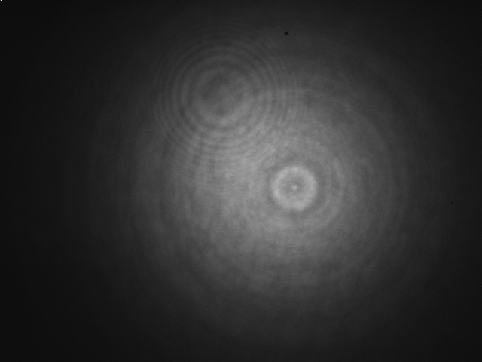
#> input picture Lehre/FP/Unterlagen_Tilman/Strahl/Strahl_Auskoppler.png, 482 x 362 px, shrunk from 640 x 480 before the run
$ jupyter execute --allow-errors focal_spot_size.ipynb
#> lines starting #> are read from the running program, lines starting #| are printed output that depends on the picture; long printed decimals are rounded
[cell 1]
import numpy as np
from PIL import Image
import matplotlib.pyplot as plt
import imageio
from scipy import optimize
from scipy import special
import matplotlib.gridspec as gridspec
import os
import csv


def gaussian_1D(height, center, waist, offset):
    waist = float(waist)  # waist is defined as 1/e^2 of the intensity
    return lambda x: height * np.exp(-2 * ((center - x) / waist)**2) #+ offset

def bessel_intensity(x):
    return (special.jv(1,x)/x)**2

def bessel_1D(height,center,width,offset):
    width = float(width)
    return lambda x: height*bessel_intensity(3.831705970207512*(x-center)/width) #+ offset #First root of J_1(x): 3.831705970207512


def gaussian_2D(height, center_x, center_y, waist_x, waist_y, offset):
    """Returns a gaussian function with the given parameters"""
    # waist is defined as 1/e^2 of the intensity
    waist_x = float(waist_x)
    waist_y = float(waist_y)
    return lambda x, y: height * np.exp(-2 * (((center_x - x) / waist_x)**2 + ((center_y - y) / waist_y)**2)) #+ offset


# [4 lines left out: function data_1D_av, not called in this run]


def moments_1D(data):
    """Returns (height, x, y, waist_x, waist_y)
    the gaussian parameters of a 1D distribution by calculating its
    moments """
    total = data.sum()
    I = np.indices(data.shape)
    i = (I * data).sum() / total
    waist = np.sqrt(np.abs((np.arange(data.size) - i)**2 * data).sum() / data.sum())
    height = data.max()
    offset = data.min()
    return height, i, waist, offset


def moments_2D(data):
    """Returns (height, x, y, waist_x, waist_y)
    the gaussian parameters of a 2D distribution by calculating its
    moments """
    total = data.sum()
#> total = 2161274062
    I, J = np.indices(data.shape)
    # Find mass centre of intensity distribution
    i = (I * data).sum() / total
#> i = 177.6
    j = (J * data).sum() / total
#> j = 260.4
    col = data[:, int(j)]
#> col = 362 values, max 40960 at index 160, min 7072 at index 357, mean 23223.3
    waist_i = np.sqrt(np.abs((np.arange(col.size) - i)**2 * col).sum() / col.sum())
#> waist_i = 81.58
    row = data[int(i), :]
#> row = 482 values, max 44736 at index 280, min 3904 at index 1, mean 19058
    waist_j = np.sqrt(np.abs((np.arange(row.size) - j)**2 * row).sum() / row.sum())
#> waist_j = 98.04
    height = data.max()
#> height = 58306
    offset = data.min()
#> offset = 2784
    return height, i, j, waist_i, waist_j, offset


def fitgaussian_1D(data):
    """Returns (height, i, j, waist_i, waist_j)
    the gaussian parameters of a 1D distribution found by a fit"""
    params = moments_1D(data)
 #   print(params)

    # gaussian_2D(*p) is a function taking two arguments, which are in the case used here two 2D matrices created by np.indices.
    # The error function is then a function depending on the parameters p which gets least if gaussian_2D best fits data.
    def errorfunction(p): return np.ravel(gaussian_1D(*p)(*np.indices(data.shape)) - data)

    p, pcov, infodict, errmsg, success = optimize.leastsq(errorfunction, params, full_output=1)
    # [7 lines of commented-out code are left out]

    return p, pcov, success

# [20 lines left out: function fitbessel_1D, not called in this run]


def fitgaussian_2D(data):
    """Returns (height, i, j, waist_i, waist_j)
    the gaussian parameters of a 2D distribution found by a fit"""
    params = moments_2D(data)
#> params = (58306, 177.6, 260.4, 81.58, 98.04, 2784)
 #   print(params)

    # gaussian_2D(*p) is a function taking two arguments, which are in the case used here two 2D matrices created by np.indices.
    # The error function is then a function depending on the parameters p which gets least if gaussian_2D best fits data.
    def errorfunction(p): return np.ravel(gaussian_2D(*p)(*np.indices(data.shape)) - data)

    p, pcov, infodict, errmsg, success = optimize.leastsq(errorfunction, params, full_output=1)
#> p = [35468.4, 175.3, 269.3, 196.7, 208.3, 2784]; infodict = 5 items; success = 1
    # [7 lines of commented-out code are left out]

    return p, pcov, success


# [46 lines left out: function fit_gaussian_2D_to_image, not called in this run]


def fit_gaussian_1D_to_image(filename, pixelsize_x=3.75, pixelsize_y=3.75):
    data = np.array(imageio.imread(filename)).astype('int64')
#    print(data.shape)
    if len(data.shape) == 3:
        if data.shape[2] == 3:
            data = data[:, :, 0]
    gs = gridspec.GridSpec(3, 2, height_ratios=[2, 2, 1])

    fig = plt.figure(figsize=(10, 15), tight_layout=True)

    ax1 = plt.subplot(gs[0:2, :])  # row 0, span all columns
    ax1.matshow(data, cmap='jet')

    params, pcov, success = fitgaussian_2D(data)
#> params = [35468.4, 175.3, 269.3, 196.7, 208.3, 2784]; success = 1
    fit = gaussian_2D(*params)

    ax1.contour(fit(*np.indices(data.shape)), cmap=plt.cm.copper)
    ax1.xaxis.set_tick_params(labeltop='off', labelbottom='on')
    ax1.set_xlabel('x-axis camera')
    ax1.set_ylabel('y-axis camera')
    #axtext = ax1.gca()
    (height, i, j, waist_i, waist_j, offset) = params
#> height = 35468.4; i = 175.3; j = 269.3; waist_i = 196.7; waist_j = 208.3; offset = 2784
    print('2D params are:')
    print(params)
#| [35468.351   175.328   269.327   196.653
#|    208.322  2784.        ]
#    print(np.sqrt(np.diag(pcov)))
#    print(success)
    ax1.text(0.95, 0.05, """
    waist_x : %.2fum
    waist_y : %.2fum""" % (waist_j * pixelsize_x, waist_i * pixelsize_y),
             fontsize=16, horizontalalignment='right', color='r',
             verticalalignment='bottom', transform=ax1.transAxes)
    ax1.text(0.5, 0.9, filename,
             fontsize=16, horizontalalignment='right', color='r',
             verticalalignment='bottom', transform=ax1.transAxes)
    data_i, data_j = data[:, int(np.round(j, 0))], data[int(np.round(i, 0)), :]
#> data_i = 362 values, max 39776 at index 153, min 7376 at index 354, mean 22898.7; data_j = 482 values, max 45664 at index 281, min 3856 at index 0, mean 19191.7
    filename += '.pdf'

    params_i, pcov_i, success_i = fitgaussian_1D(data_i)
#> in moments_1D, `total = data.sum()`: total = 8289312
#> in moments_1D, `i = (I * data).sum() / total`: i = 176.2
#> in moments_1D, `waist = np.sqrt(np.abs((np.arange(data.size) - i)**2 * data).sum() / d..`: waist = 82.53
#> in moments_1D, `height = data.max()`: height = 39776
#> in moments_1D, `offset = data.min()`: offset = 7376
#> in fitgaussian_1D, `params = moments_1D(data)`: params = (39776, 176.2, 82.53, 7376)
#> in fitgaussian_1D, `p, pcov, infodict, errmsg, success = optimize.leastsq(errorfunction, p..`: p = [36372.1, 173.6, 193.8, 7376]; infodict = 5 items; success = 1
#> params_i = [36372.1, 173.6, 193.8, 7376]; success_i = 1
    params_j, pcov_j, success_j = fitgaussian_1D(data_j)
#> params_j = [38219.1, 269.7, 191.8, 3856]; success_j = 1

    ax1.set_ylim(max(0,params_i[1] - 5 * params_i[2]), min(len(data_i),params_i[1] + 5 * params_i[2]))
    ax1.set_xlim(max(0,params_j[1] - 5 * params_j[2]), min(len(data_j),params_j[1] + 5 * params_j[2]))
    print('1D_gaussian_x params are:')
    print(params_j)
#| [38219.058   269.740   191.752  3856.        ]
    print('1D_gaussian_y params are:')
    print(params_i)
#| [36372.082   173.598   193.832  7376.        ]
    waist_i_1D, waist_j_1D = params_i[2], params_j[2]
#> waist_i_1D = 193.8; waist_j_1D = 191.8

    # Be aware that i is the row-index specifying the vertical (so the y-) axis of the image. Correspondingly j is the index for the x-axis.
    fit_i = gaussian_1D(*params_i)
    fit_j = gaussian_1D(*params_j)

    # [11 lines of commented-out code are left out]

    ax2 = plt.subplot(gs[2, 0])  # row 1, col 0
    ax2.plot(data_i, 'r', markersize=1)
    ax2.plot(fit_i(*np.indices(data_i.shape)),label= "Gaussian-waist = %.2fum" % (waist_i_1D* pixelsize_y))
    #ax2.plot(fit_bessel_i(*np.indices(data_i.shape)),label= "Bessel: zero = %.2fum, 1/e²-radius = %.2fum"
    #         % (zero_i_1D * pixelsize_y, 0.6743312273840637*zero_i_1D * pixelsize_y),color="C4")
    ax2.set_xlim(max(0,params_i[1] - 3 * params_i[2]),min(len(data_i), params_i[1] + 3 * params_i[2]))
    ax2.set_title("y-cross section (max. intensity)",fontsize=16)
    ax2.legend(loc='upper center', bbox_to_anchor=(0.5, -0.1),fancybox=True, shadow=True,fontsize=12)

    ax3 = plt.subplot(gs[2, 1])  # row 1, col 1
    ax3.plot(data_j, 'r', markersize=1)
    ax3.plot(fit_j(*np.indices(data_j.shape)),label= "Gaussian-waist = %.2fum" % (waist_j_1D* pixelsize_x))
    #ax3.plot(fit_bessel_j(*np.indices(data_j.shape)),label= "Bessel: zero = %.2fum, 1/e²-radius = %.2fum"
    #         % (zero_j_1D * pixelsize_x, 0.6743312273840637*zero_j_1D * pixelsize_x),color="C4")
    ax3.set_xlim(max(0,params_j[1] - 3 * params_j[2]), min(len(data_j),params_j[1] + 3 * params_j[2]))
    ax3.set_title("x-cross section (max. intensity)",fontsize=16)
    ax3.legend(loc='upper center', bbox_to_anchor=(0.5, -0.1),fancybox=True, shadow=True,fontsize=12)

    plt.savefig(filename, format='pdf')

[cell 2]
fit_gaussian_1D_to_image('Strahl_Auskoppler.png',pixelsize_x=7.4,pixelsize_y=7.4)
fit_gaussian_1D_to_image('Strahl_Tischende.png',pixelsize_x=7.4,pixelsize_y=7.4)
#> call 2 of fit_gaussian_1D_to_image, with filename = 'Strahl_Tischende.png', pixelsize_x = 7.4, pixelsize_y = 7.4
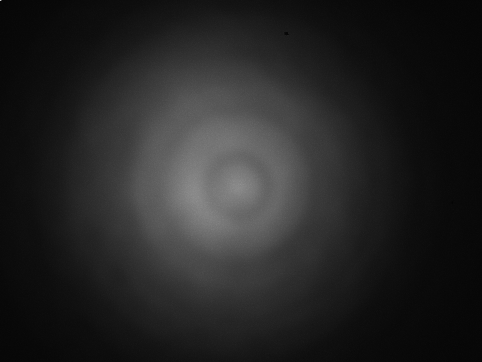
#> input picture Lehre/FP/Unterlagen_Tilman/Strahl/Strahl_Tischende.png, 482 x 362 px, shrunk from 640 x 480 before the run
#> in fit_gaussian_1D_to_image (call 2), `data = np.array(imageio.imread(filename)).astype('int64')`:
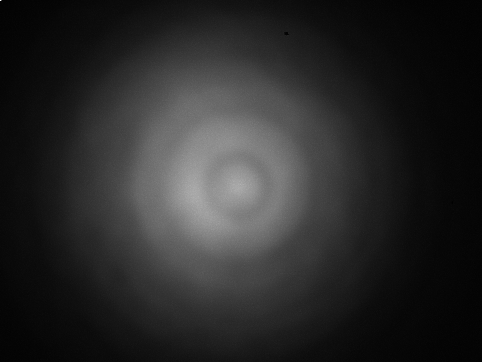
#> data: shape (362, 482) int64; min 1088, max 52698, mean 9487.9; drawn with min black and max white
#> in fit_gaussian_1D_to_image (call 2), `params, pcov, success = fitgaussian_2D(data)`: params = [30910.2, 178, 217.1, 188.3, 187.7, 1088]
#> in fit_gaussian_1D_to_image (call 2), `(height, i, j, waist_i, waist_j, offset) = params`: height = 30910.2; i = 178; j = 217.1; waist_i = 188.3; waist_j = 187.7; offset = 1088
#| [30910.178   177.968   217.076   188.264
#|    187.739   1088.        ]
#> in fit_gaussian_1D_to_image (call 2), `data_i, data_j = data[:, int(np.round(j, 0))], data[int(np.round(i, 0)..`: data_i = 362 values, max 32784 at index 217, min 5008 at index 1, mean 19343.9; data_j = 482 values, max 34496 at index 195, min 2032 at index 469, mean 15189.2
#> in fit_gaussian_1D_to_image (call 2), `params_i, pcov_i, success_i = fitgaussian_1D(data_i)`: params_i = [31446.9, 178.3, 187.6, 5008]
#> in fit_gaussian_1D_to_image (call 2), `params_j, pcov_j, success_j = fitgaussian_1D(data_j)`: params_j = [32127.5, 217.1, 180.6, 2032]
#| [32127.471   217.081   180.593  2032.        ]
#| [31446.858   178.319   187.604  5008.        ]
#> in fit_gaussian_1D_to_image (call 2), `waist_i_1D, waist_j_1D = params_i[2], params_j[2]`: waist_i_1D = 187.6; waist_j_1D = 180.6

[cell 3]
fit_gaussian_1D_to_image('Strahl_Tischende_OZ-Faser.png',pixelsize_x=7.4,pixelsize_y=7.4)
#> call 3 of fit_gaussian_1D_to_image, with filename = 'Strahl_Tischende_OZ-Faser.png', pixelsize_x = 7.4, pixelsize_y = 7.4
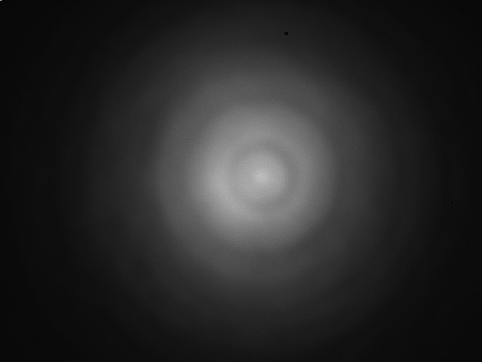
#> input picture Lehre/FP/Unterlagen_Tilman/Strahl/Strahl_Tischende_OZ-Faser.png, 482 x 362 px, shrunk from 640 x 480 before the run
#> in fit_gaussian_1D_to_image (call 3), `data = np.array(imageio.imread(filename)).astype('int64')`:
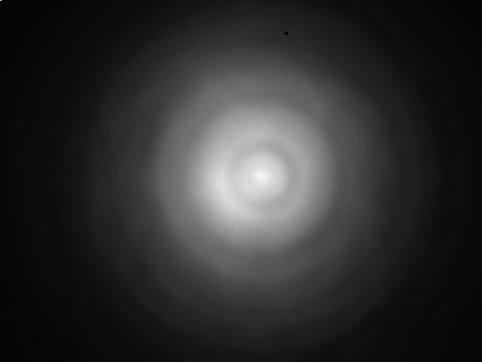
#> data: shape (362, 482) int64; min 1280, max 50064, mean 10242.2; drawn with min black and max white
#> in fit_gaussian_1D_to_image (call 3), `params, pcov, success = fitgaussian_2D(data)`: params = [37263.4, 173.4, 250.7, 173.6, 171.8, 1280]
#> in fit_gaussian_1D_to_image (call 3), `(height, i, j, waist_i, waist_j, offset) = params`: height = 37263.4; i = 173.4; j = 250.7; waist_i = 173.6; waist_j = 171.8; offset = 1280
#| [37263.351    173.374    250.736   173.613
#|    171.771  1280.        ]
#> in fit_gaussian_1D_to_image (call 3), `data_i, data_j = data[:, int(np.round(j, 0))], data[int(np.round(i, 0)..`: data_i = 362 values, max 44832 at index 179, min 4912 at index 357, mean 22432.2; data_j = 482 values, max 48144 at index 260, min 2624 at index 2, mean 17505.2
#> in fit_gaussian_1D_to_image (call 3), `params_i, pcov_i, success_i = fitgaussian_1D(data_i)`: params_i = [40838.3, 173.3, 160.9, 4912]
#> in fit_gaussian_1D_to_image (call 3), `params_j, pcov_j, success_j = fitgaussian_1D(data_j)`: params_j = [41862.1, 250.5, 153.9, 2624]
#| [41862.067   250.463   153.857  2624.        ]
#| [40838.305   173.297   160.865  4912.        ]
#> in fit_gaussian_1D_to_image (call 3), `waist_i_1D, waist_j_1D = params_i[2], params_j[2]`: waist_i_1D = 160.9; waist_j_1D = 153.9
fit_gaussian_1D_to_image('Strahl_Auskoppler_OZ-Faser.png',pixelsize_x=7.4,pixelsize_y=7.4)
#> call 4 of fit_gaussian_1D_to_image, with filename = 'Strahl_Auskoppler_OZ-Faser.png', pixelsize_x = 7.4, pixelsize_y = 7.4
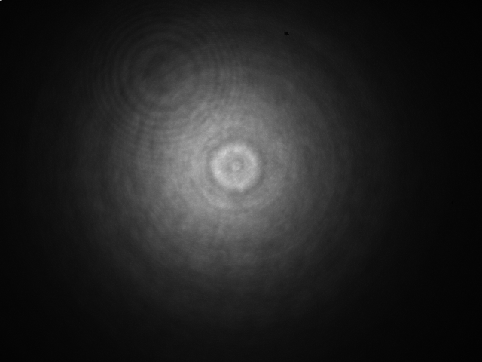
#> input picture Lehre/FP/Unterlagen_Tilman/Strahl/Strahl_Auskoppler_OZ-Faser.png, 482 x 362 px, shrunk from 640 x 480 before the run
#> in fit_gaussian_1D_to_image (call 4), `data = np.array(imageio.imread(filename)).astype('int64')`:
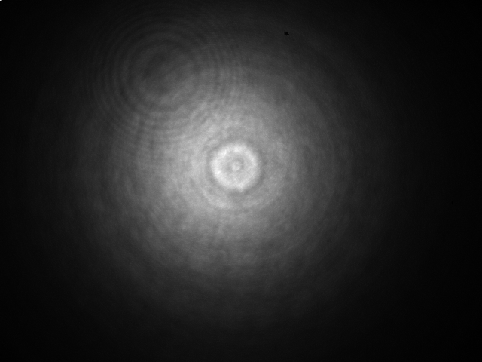
#> data: shape (362, 482) int64; min 592, max 54272, mean 9050.4; drawn with min black and max white
#> in fit_gaussian_1D_to_image (call 4), `params, pcov, success = fitgaussian_2D(data)`: params = [39072.6, 164.5, 220.5, 158.7, 155.8, 592]
#> in fit_gaussian_1D_to_image (call 4), `(height, i, j, waist_i, waist_j, offset) = params`: height = 39072.6; i = 164.5; j = 220.5; waist_i = 158.7; waist_j = 155.8; offset = 592
#| [39072.606   164.507    220.469   158.747
#|    155.798   592.        ]
#> in fit_gaussian_1D_to_image (call 4), `data_i, data_j = data[:, int(np.round(j, 0))], data[int(np.round(i, 0)..`: data_i = 362 values, max 51136 at index 171, min 3408 at index 358, mean 21748.7; data_j = 482 values, max 49984 at index 217, min 1328 at index 480, mean 16422
#> in fit_gaussian_1D_to_image (call 4), `params_i, pcov_i, success_i = fitgaussian_1D(data_i)`: params_i = [42884.4, 165.2, 146.8, 3408]
#> in fit_gaussian_1D_to_image (call 4), `params_j, pcov_j, success_j = fitgaussian_1D(data_j)`: params_j = [41956.2, 220.2, 145, 1328]
#| [41956.192    220.233    145.032  1328.        ]
#| [42884.388   165.222    146.802  3408.        ]
#> in fit_gaussian_1D_to_image (call 4), `waist_i_1D, waist_j_1D = params_i[2], params_j[2]`: waist_i_1D = 146.8; waist_j_1D = 145

[cell 4]
fit_gaussian_1D_to_image('Auskoppler_f=11_f=75_Linsen_gereinigt.png',pixelsize_x=3.75,pixelsize_y=3.75)
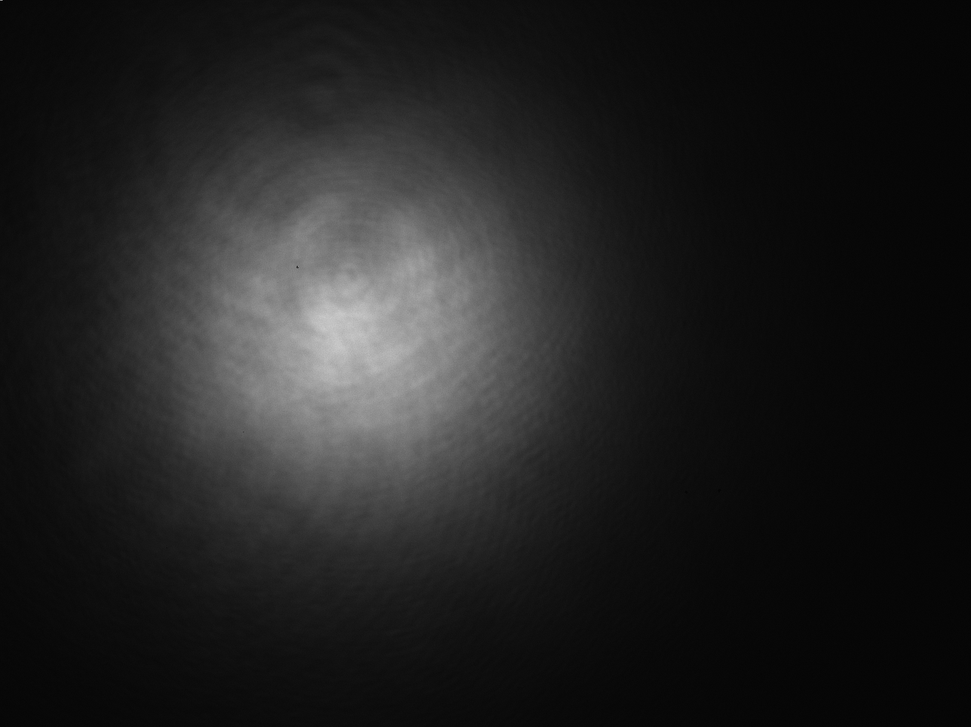
#> input picture Lehre/FP/Unterlagen_Tilman/Strahl/Auskoppler_f=11_f=75_Linsen_gereinigt.png, 971 x 727 px, shrunk from 1288 x 964 before the run
#> in fit_gaussian_1D_to_image (call 5), `params, pcov, success = fitgaussian_2D(data)`: params = [162.3, 331.6, 354, 285.3, 293.5, 0]
#> in fit_gaussian_1D_to_image (call 5), `(height, i, j, waist_i, waist_j, offset) = params`: height = 162.3; i = 331.6; j = 354; waist_i = 285.3; waist_j = 293.5; offset = 0
#| [162.270 331.579 354.022 285.346 293.487
#|    0.        ]
#> in fit_gaussian_1D_to_image (call 5), `data_i, data_j = data[:, int(np.round(j, 0))], data[int(np.round(i, 0)..`: data_i = 727 values, max 194 at index 313, min 11 at index 709, mean 79.32; data_j = 971 values, max 198 at index 333, min 5 at index 945, mean 64.88
#> in fit_gaussian_1D_to_image (call 5), `params_i, pcov_i, success_i = fitgaussian_1D(data_i)`: params_i = [169.9, 335.4, 265.8, 11]
#> in fit_gaussian_1D_to_image (call 5), `params_j, pcov_j, success_j = fitgaussian_1D(data_j)`: params_j = [176.8, 352.8, 274, 5]
#| [176.782 352.831 274.019    5.        ]
#| [169.876 335.351 265.834  11.        ]
#> in fit_gaussian_1D_to_image (call 5), `waist_i_1D, waist_j_1D = params_i[2], params_j[2]`: waist_i_1D = 265.8; waist_j_1D = 274
fit_gaussian_1D_to_image('Tischende_f=11_f=75_Linsen_gereinigt.png',pixelsize_x=3.75,pixelsize_y=3.75)
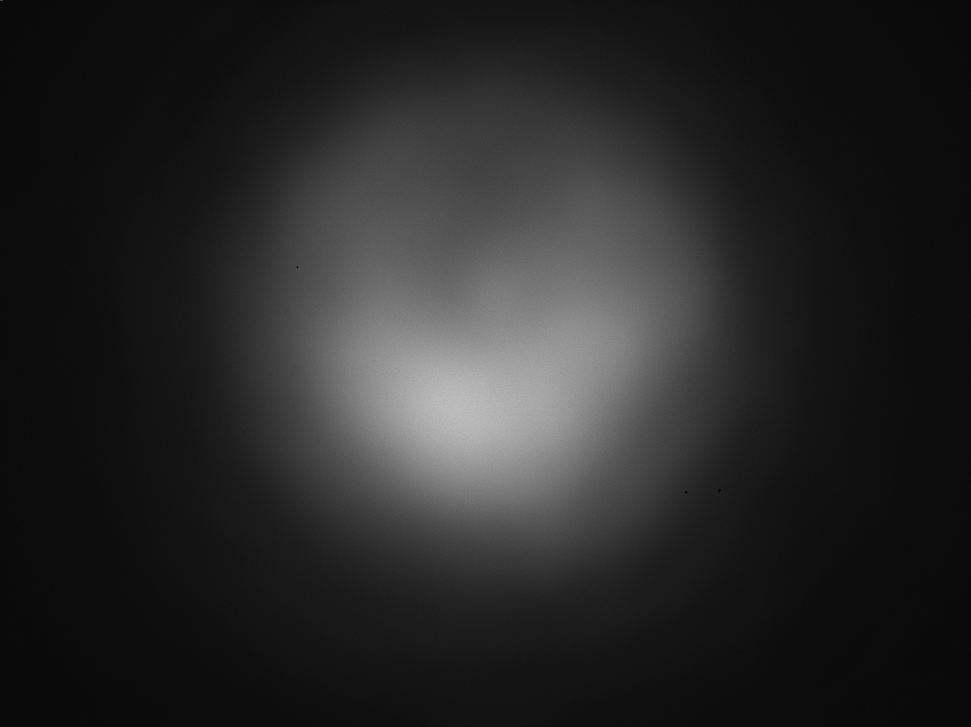
#> input picture Lehre/FP/Unterlagen_Tilman/Strahl/Tischende_f=11_f=75_Linsen_gereinigt.png, 971 x 727 px, shrunk from 1288 x 964 before the run
#> in fit_gaussian_1D_to_image (call 6), `params, pcov, success = fitgaussian_2D(data)`: params = [157.2, 356, 487.7, 317.9, 337.6, 2]
#> in fit_gaussian_1D_to_image (call 6), `(height, i, j, waist_i, waist_j, offset) = params`: height = 157.2; i = 356; j = 487.7; waist_i = 317.9; waist_j = 337.6; offset = 2
#| [157.217 356.003 487.658 317.874 337.623
#|    2.        ]
#> in fit_gaussian_1D_to_image (call 6), `data_i, data_j = data[:, int(np.round(j, 0))], data[int(np.round(i, 0)..`: data_i = 727 values, max 185 at index 405, min 17 at index 713, mean 82.79; data_j = 971 values, max 163 at index 435, min 10 at index 6, mean 70.71
#> in fit_gaussian_1D_to_image (call 6), `params_i, pcov_i, success_i = fitgaussian_1D(data_i)`: params_i = [161.7, 374.9, 294.3, 17]
#> in fit_gaussian_1D_to_image (call 6), `params_j, pcov_j, success_j = fitgaussian_1D(data_j)`: params_j = [167.5, 487, 321.9, 10]
#| [167.511 487.018 321.862  10.        ]
#| [161.740 374.894 294.283  17.        ]
#> in fit_gaussian_1D_to_image (call 6), `waist_i_1D, waist_j_1D = params_i[2], params_j[2]`: waist_i_1D = 294.3; waist_j_1D = 321.9
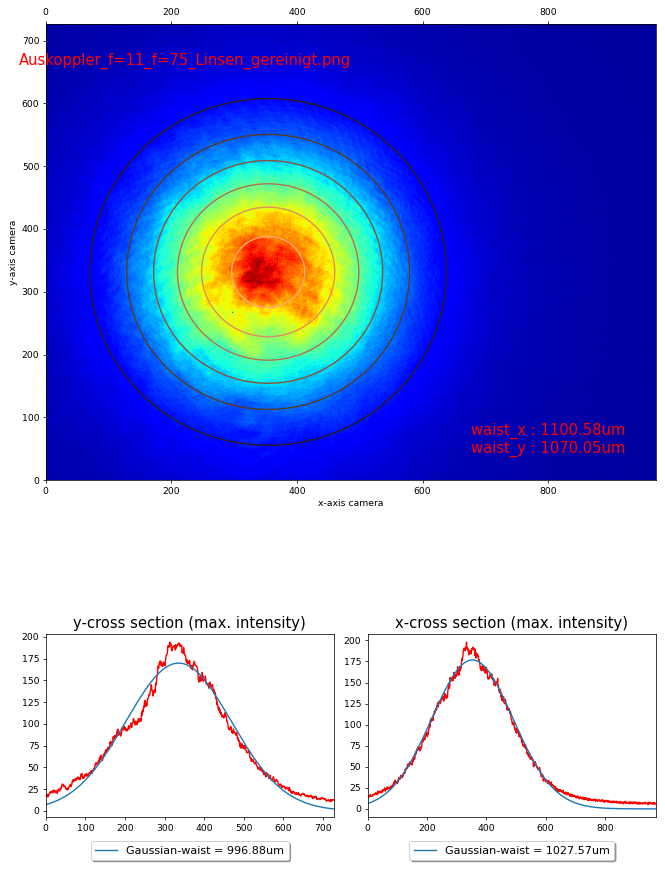
#> figure drawn by matplotlib, 3 panels; panel 2: curve peaks at x = 313, y = 194; panel 2: curve peaks at x = 335, y = 169.9; panel 3: curve peaks at x = 333, y = 198; panel 3: curve peaks at x = 353, y = 176.8
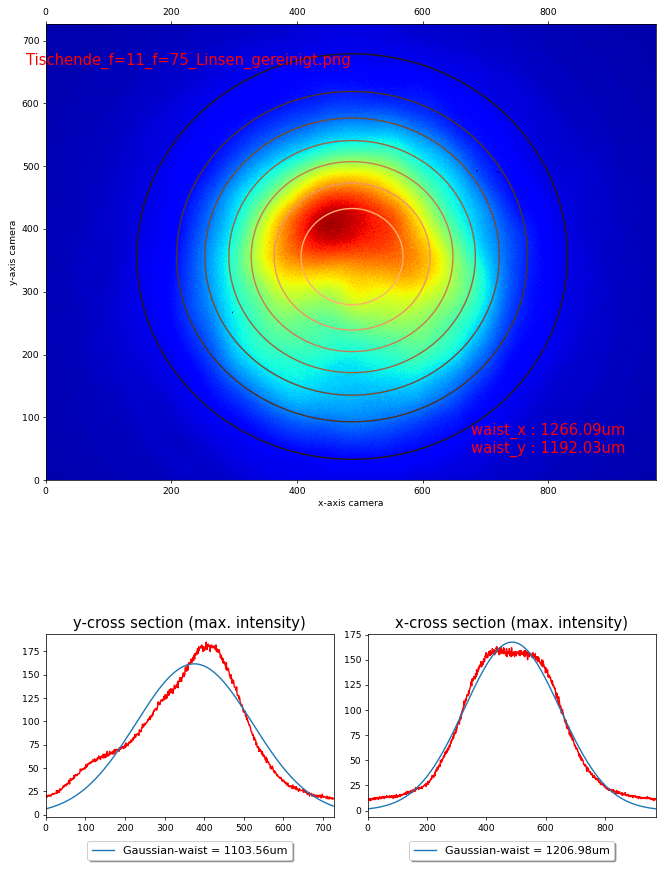
#> figure drawn by matplotlib, 3 panels; panel 2: curve peaks at x = 405, y = 185; panel 2: curve peaks at x = 375, y = 161.7; panel 3: curve peaks at x = 435, y = 163; panel 3: curve peaks at x = 487, y = 167.5
